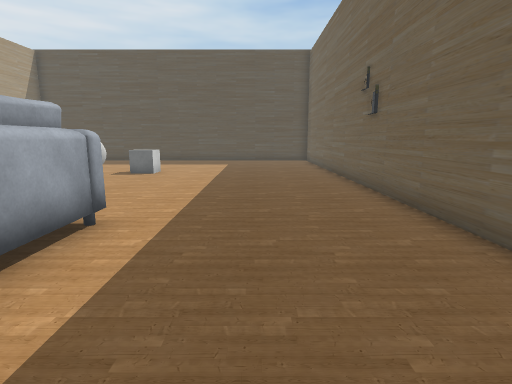
View 1 (above)

17 first-person views from a walk through a Unity game level. The camera is 1.5 m above the floor, tilts 10° down and sees 80° across. The floor is counted in squares, 1 m on a side. Each view is taken from the middle of a square. On the plan, view 1 faces up. The plan holds only what a view shows up to about 15 squares ahead; the rest is blank. The place goes on beyond the plan. The player character is not drawn. Some surface patterns are stand-ins.

View 2
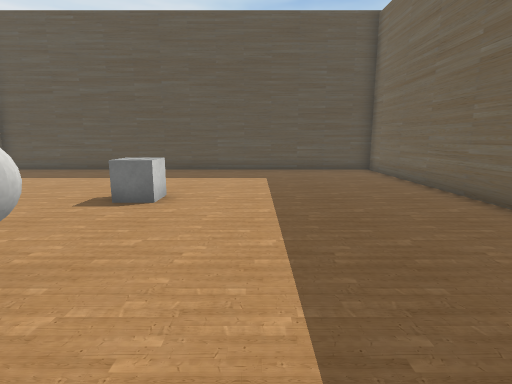

View 3
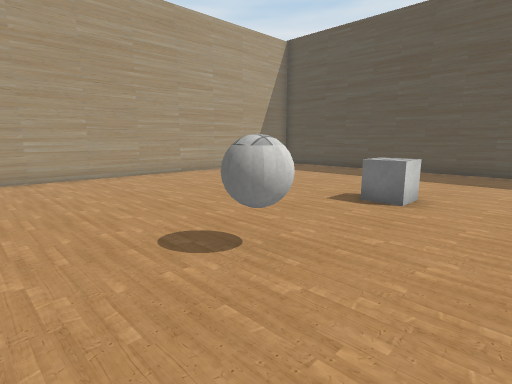

View 4
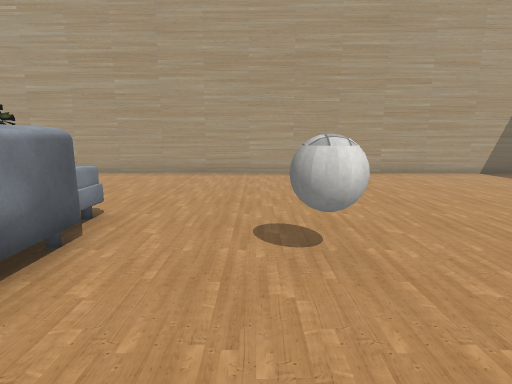

View 5
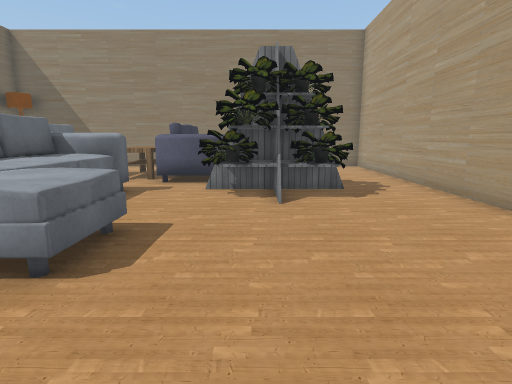

View 6
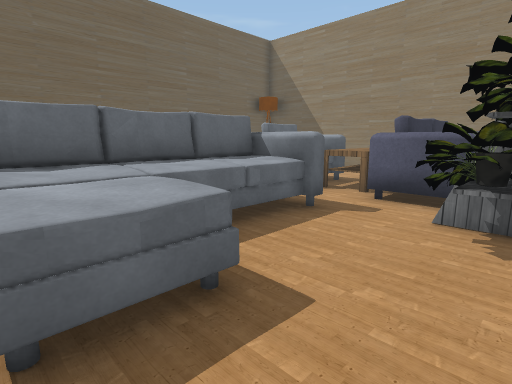

View 7
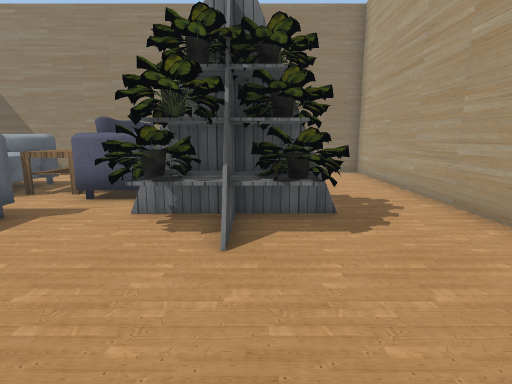

View 8
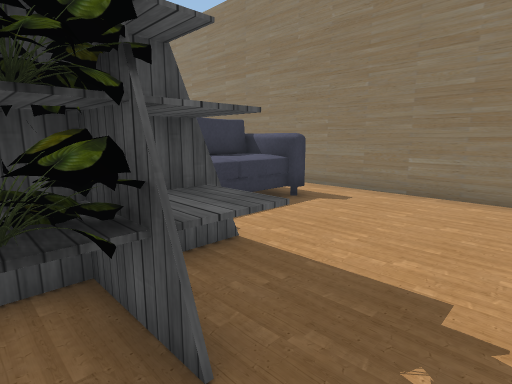

View 9
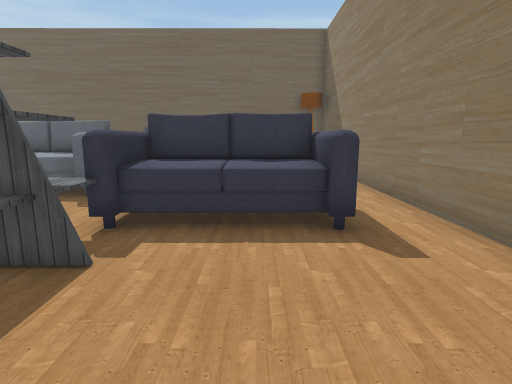

View 10
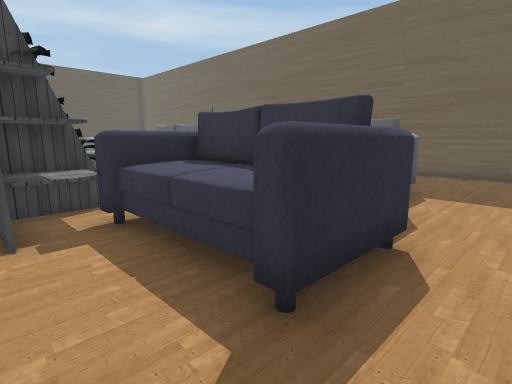

View 11
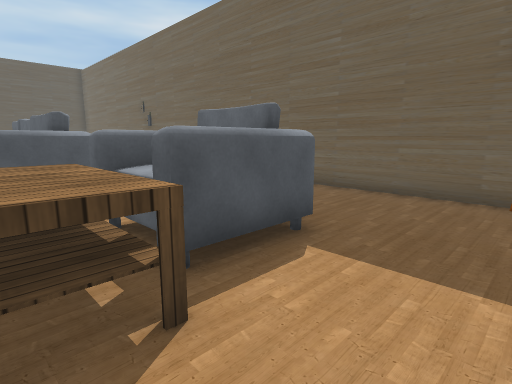

View 12
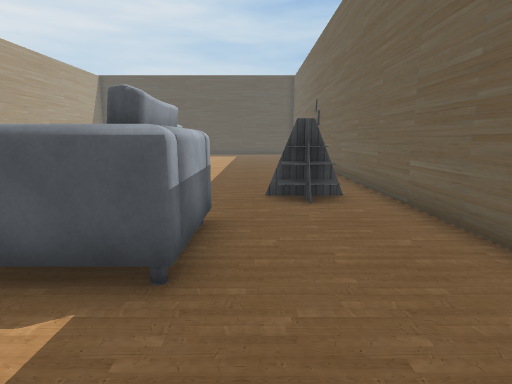

View 13
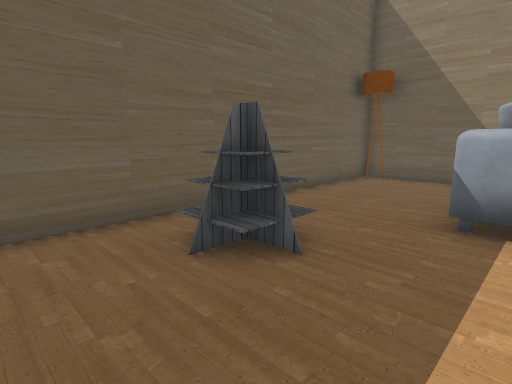

View 14
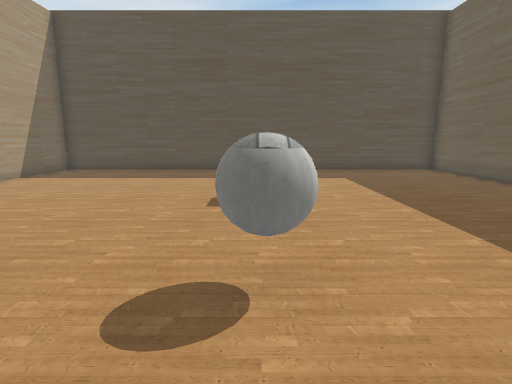

View 15
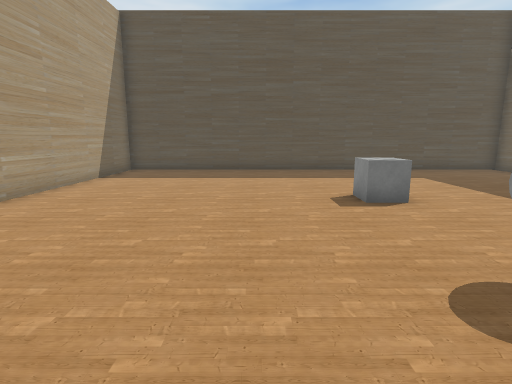

View 16
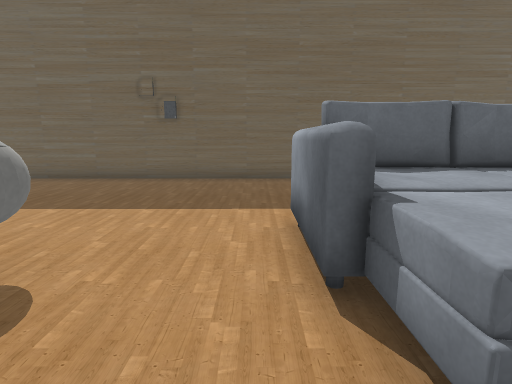

View 17
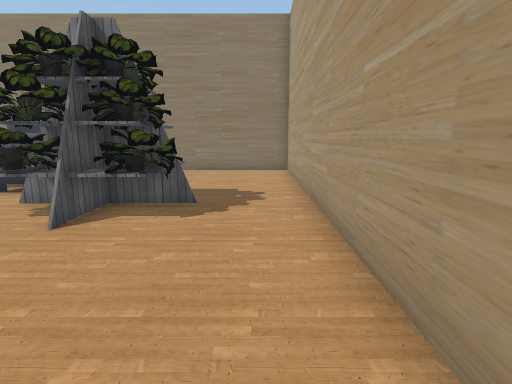

### Floor plan
Points are (right, up) in squares from view 1. A wall is a line through its corners. A room is listed if a view was taken in it or the views show most of it. See-through windows are left out.
Room 1 (views 1, 2, 3, 4, 5, 6, 7, 8, 9, 10, 11, 12, 13, 14, 15, 16, 17)
walls: (3.4, 20.5) (-14, 20.5) (-14.5, -8.6) (3.5, -8.6) (3.4, 20.5)
objects: shelf (-11, -3) to (-8, -2); pot (-11, -1) to (-10, 1); pot (-10, -1); shelf (-10, 1); pot (-9, -1) to (-8, 1); sofa (-8, -6) to (-6, -2); pot (-8, 0); other object (-7, -1) to (-3, 5); table (-5, -6) to (-4, -3); ball (-5, 9); cube (-5, 13) to (-5, 14); other object (-3, -5) to (-1, -3); shelf (1, 0) to (2, 0); lamp (3, -8)

Where each view was taken, in squares from view 1:
view 1: 0 up, 0 right, facing up
view 2: 6 up, 2 left, facing up
view 3: 6 up, 2 left, facing up-left
view 4: 8 up, 1 left, facing left
view 5: 8 up, 9 left, facing down
view 6: 5 up, 9 left, facing down-right
view 7: 5 up, 10 left, facing down
view 8: 0 up, 13 left, facing down-right
view 9: 5 down, 13 left, facing right
view 10: 8 down, 10 left, facing up-right
view 11: 8 down, 5 left, facing up-right
view 12: 8 down, 0 right, facing up
view 13: 3 up, 2 left, facing down-right
view 14: 6 up, 5 left, facing up
view 15: 6 up, 8 left, facing up
view 16: 6 up, 8 left, facing right
view 17: 6 up, 13 left, facing down
